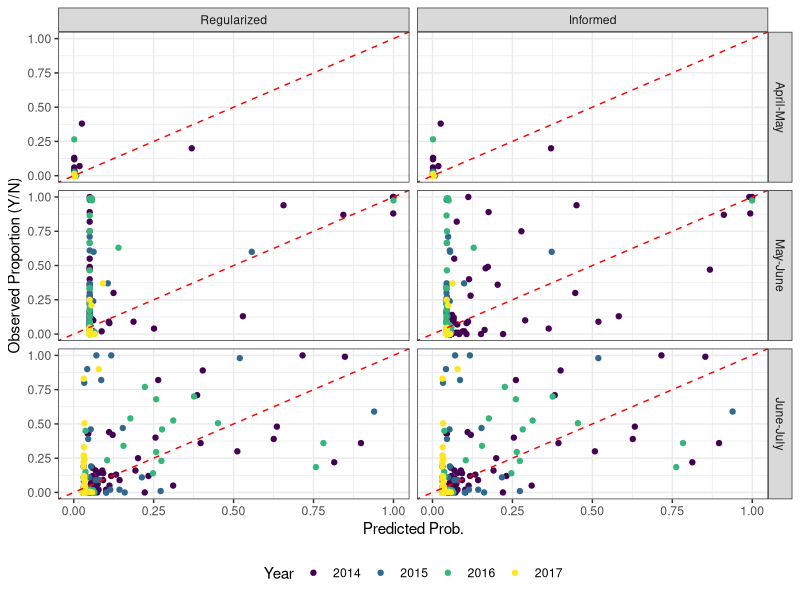
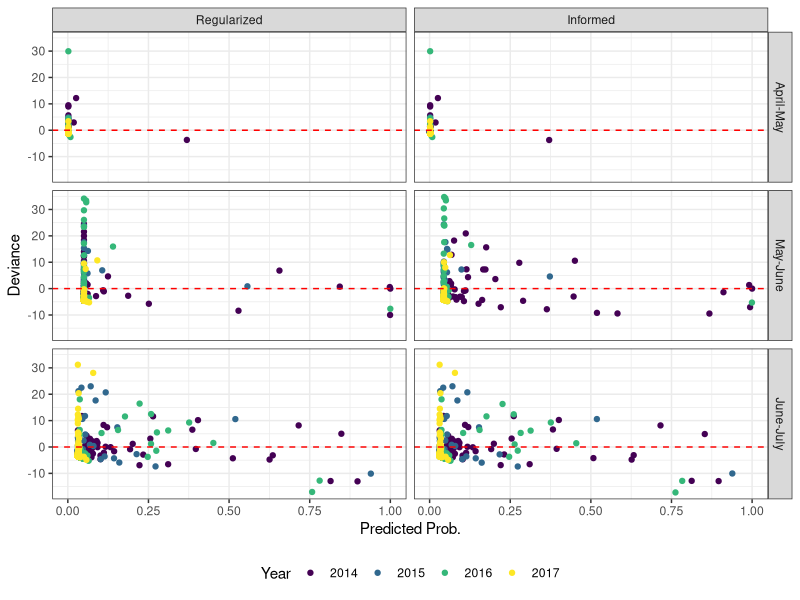

The R source for these figures, in order:
## ---- chunk 1
#| echo: false
#| message: false
#| warning: false
library(tidyverse)
library(here)
library(kableExtra)

mle_df <- read.csv(here("data/processed/results/mle_results.csv"))
mle_clean <- mle_df |> select(month, scenario, parameter, n_converged, estimate, std_error)

generate_latex_mle_table <- function(df, output_path = NULL) {
  # 1. Clean and normalize values
  df_clean <- df %>%
    mutate(
      month = str_to_lower(month),
      scenario = str_to_lower(scenario),
      parameter = str_to_lower(parameter)
    )
  
  # 2. Average over seeds if multiple exist (just in case)
  df_agg <- df_clean %>%
    group_by(month, scenario, parameter) %>%
    summarise(
      estimate = mean(estimate, na.rm = TRUE),
      std_error = mean(std_error, na.rm = TRUE),
      .groups = "drop"
    )
  
  # 3. Categorical sorting configurations
  month_order <- c("apr", "may", "jun", "jul")
  param_order <- c("beta", "delta", "gamma", "alpha", "eta1", "eta2")
  
  df_sorted <- df_agg %>%
    mutate(
      month = factor(month, levels = month_order, ordered = TRUE),
      parameter = factor(parameter, levels = param_order, ordered = TRUE)
    ) %>%
    filter(!is.na(month), !is.na(parameter)) %>%
    arrange(month, parameter)
  
  # 4. Pivot the data to get scenarios side-by-side
  pivot_df <- df_sorted %>%
    pivot_wider(
      names_from = scenario,
      values_from = c(estimate, std_error),
      names_glue = "{scenario}_{.value}"
    )
  
  # Define parameter LaTeX mapping for clean display
  param_mapping <- c(
    'beta' = "$\\beta$",
    'delta' = "$\\delta$",
    'gamma' = "$\\gamma$",
    'alpha' = "$\\alpha$",
    'eta1' = "$\\eta_1$",
    'eta2' = "$\\eta_2$"
  )
  
  # 5. Format and prepare for kable
  table_data <- pivot_df %>%
    group_by(month) %>%
    mutate(
      # Only show the month label on the first row of each month group
      month_col = if_else(row_number() == 1, str_to_title(as.character(month)), ""),
      parameter_col = param_mapping[as.character(parameter)]
    ) %>%
    ungroup() %>%
    select(
      month_col,
      parameter_col,
      towards_zero_estimate,
      towards_zero_std_error,
      informed_priors_estimate,
      informed_priors_std_error
    ) %>%
    mutate(across(where(is.numeric), ~ sprintf("%.3f", .)))
  
  # Calculate grouping sizes to add space (\addlinespace) dynamically between months
  group_sizes <- pivot_df %>%
    group_by(month) %>%
    summarize(n = n(), .groups = "drop")
  
  end_rows <- cumsum(group_sizes$n)
  space_rows <- end_rows[-length(end_rows)] # Exclude the very last row
  
  # 6. Generate LaTeX table using kableExtra
  latex_table <- kable(
    table_data,
    format = "latex",
    booktabs = TRUE,
    escape = FALSE,
    align = "ll|cc|cc",
    col.names = c("Month", "Parameter", "Estimate", "Std. Error", "Estimate", "Std. Error"),
    caption = "Maximum Likelihood Estimates (MLE) and Standard Errors Across Scenarios",
    label = "mle-results"
  ) %>%
    kable_styling(latex_options = c("hold_position", "striped"), font_size = 9) %>%
    add_header_above(c(" " = 1, " " = 1, "Regularized" = 2, "Informed" = 2))
  
  # Apply dynamic spacing between month groups
  for (r in space_rows) {
    latex_table <- latex_table %>%
      row_spec(r, extra_latex_after = "\\addlinespace")
  }
  
  # Print and optionally save the LaTeX output
  if (!is.null(output_path)) {
    writeLines(as.character(latex_table), output_path)
    message(paste("\n[Success] Table saved to:", output_path))
  }
  
  return(latex_table)
}
generate_latex_mle_table(mle_clean)
## ---- chunk 2
#| fig-height: 6
#| fig-width: 8
#| label: fig-fitted-vs-true
#| fig-cap: Fitted vs. Observed values
#| echo: false
#| message: false
mle_preds <- read.csv(here("data/processed/results/mle_preds.csv"))

mle_preds |> 
  mutate(month = factor(month, levels = c("may", "jun", "jul"), labels = c("April-May", "May-June", "June-July")),
  scenario = factor(scenario, levels = c("towards_zero", "informed_priors"), labels = c("Regularized", "Informed")),
  year = factor(year, ordered = T)) |> 
  ggplot(aes(y = true_prob, x = pred_prob)) +
  geom_point(aes(color = year))+
  geom_abline(intercept = 0, slope = 1, linetype = "dashed", color = "red")+
  facet_grid(month ~ scenario)+
  labs(y = "Observed Proportion (Y/N)", x = "Predicted Prob.", color = "Year") + 
  theme_bw() + 
  theme(legend.position = "bottom")

## ---- chunk 3
#| fig-height: 6
#| fig-width: 8
#| label: fig-residuals
#| fig-cap: Deviance residuals across transitions and prior scenarios
#| echo: false
#| message: false

mle_preds |> 
  mutate(month = factor(month, levels = c("may", "jun", "jul"), labels = c("April-May", "May-June", "June-July")),
  scenario = factor(scenario, levels = c("towards_zero", "informed_priors"), labels = c("Regularized", "Informed")),
  year = factor(year, ordered = T)) |> 
  ggplot(aes(y = deviance_resid, x = pred_prob)) +
  geom_point(aes(color = year))+
  geom_hline(yintercept = 0, linetype = "dashed", color = "red")+
  facet_grid(month ~ scenario)+
  labs(y = "Deviance", x = "Predicted Prob.", color = "Year") + 
  theme_bw() + 
  theme(legend.position = "bottom")
